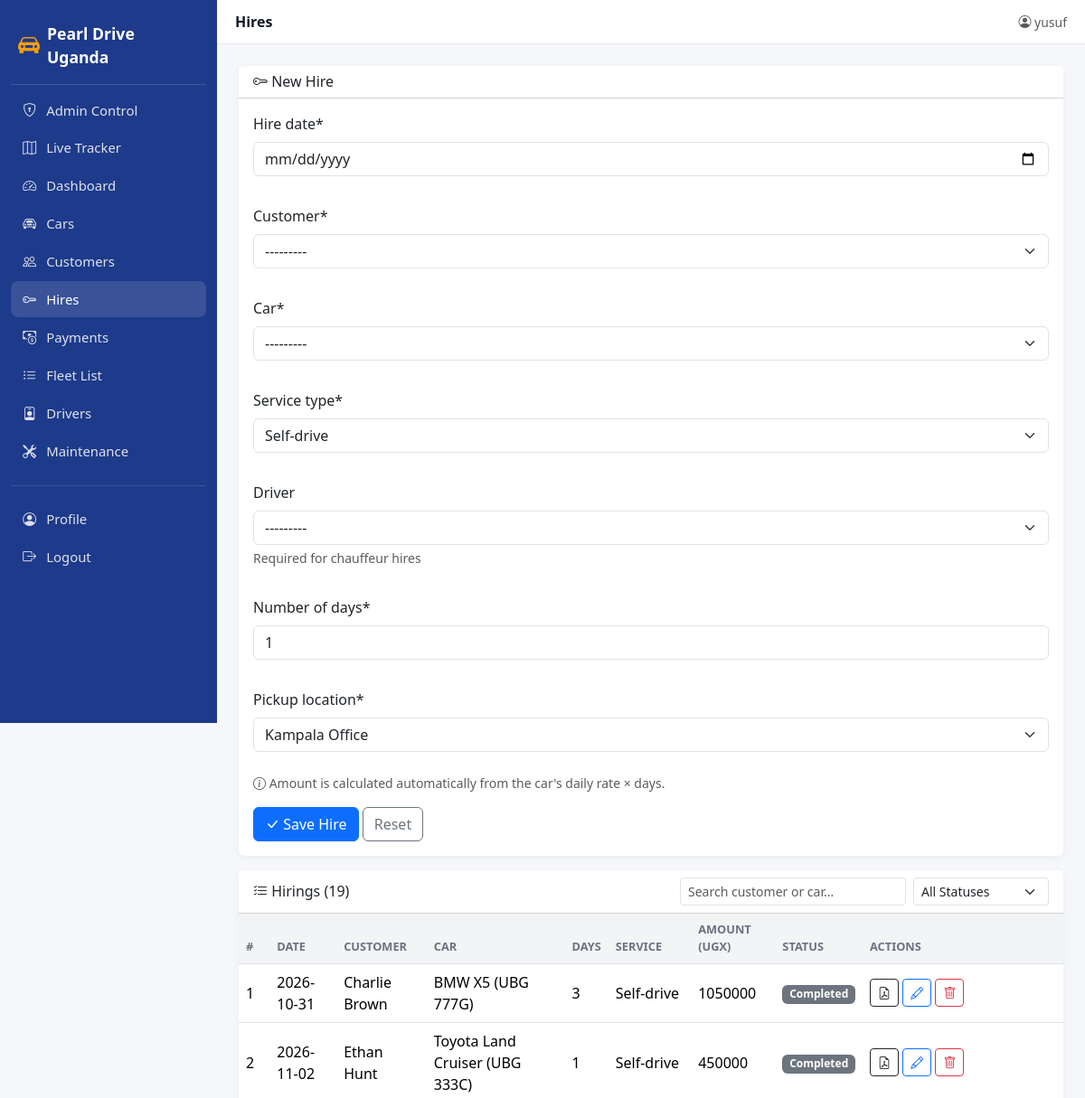
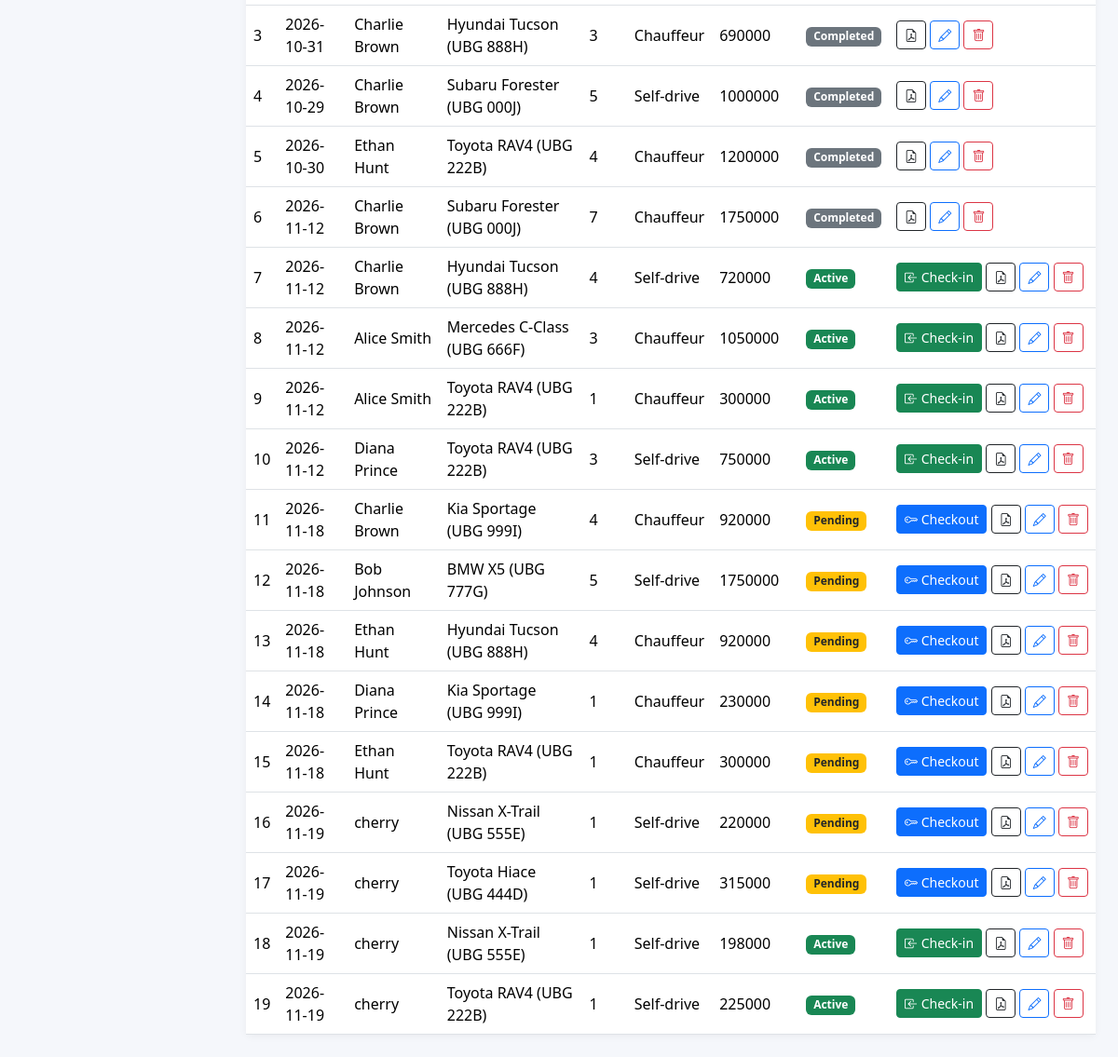
Page /add_hiring/ (signed in) on the committed database (2 pictures, top to bottom).
### car/models.py (models this page shows, shortened)
class Hiring(models.Model):
    SERVICE = [("S", "Self-drive"), ("C", "Chauffeur")]
    STATUS = [
        ("P", "Pending"),
        ("A", "Active"),
        ("C", "Completed"),
    ]
    PICKUP_CHOICES = [
        ("KLA", "Kampala Office"),
        ("EBB", "Entebbe Airport"),
        ("HTL", "Hotel Delivery"),
    ]
    hire_date = models.DateField()
    customer = models.ForeignKey(Customer, on_delete=models.CASCADE)
    car = models.ForeignKey(Car, on_delete=models.CASCADE)
    driver = models.ForeignKey(
        Driver, on_delete=models.SET_NULL,
        null=True, blank=True,
        help_text="Required for chauffeur hires",
    )
    number_of_days = models.IntegerField(default=1)
    service_type = models.CharField(max_length=1, choices=SERVICE, default="S")
    status = models.CharField(max_length=1, choices=STATUS, default="A")
    pickup_location = models.CharField(max_length=3, choices=PICKUP_CHOICES, default="KLA")
    discount_applied = models.BooleanField(default=False)
    amount_to_be_paid = models.IntegerField(editable=False, default=0)
    start_mileage = models.IntegerField(null=True, blank=True, help_text="Odometer reading at pickup")
    start_fuel = models.IntegerField(null=True, blank=True, help_text="Fuel level at pickup (%)")
    start_photo = models.ImageField(upload_to="handovers/start/", null=True, blank=True)
    end_mileage = models.IntegerField(null=True, blank=True, help_text="Odometer reading at return")
    end_fuel = models.IntegerField(null=True, blank=True, help_text="Fuel level at return (%)")
    end_photo = models.ImageField(upload_to="handovers/end/", null=True, blank=True)

class Customer(models.Model):
    customer_name = models.CharField(max_length=80)
    contact = models.CharField(max_length=50, default="N/A")
    address = models.CharField(max_length=120, default="N/A")
    email = models.EmailField(blank=True, default="")
    is_returning = models.BooleanField(default=False, help_text="Checked automatically if customer has hired before.")
    def __str__(self):
        return self.customer_name

class Car(models.Model):
    TRANSMISSION = [("M", "Manual"), ("A", "Automatic")]
    STATUS = [("A", "Available"), ("T", "Taken"), ("M", "Maintenance")]
    plate_no = models.CharField(max_length=50, unique=True)
    make = models.CharField(max_length=30)
    car_Model = models.CharField(max_length=50)
    capacity = models.IntegerField(null=True, blank=True)
    transmission = models.CharField(max_length=2, choices=TRANSMISSION)
    price_per_day = models.IntegerField(null=True, blank=True)
    status = models.CharField(max_length=2, choices=STATUS, default="A")
    image = models.ImageField(upload_to="cars/", null=True, blank=True)
    features = models.CharField(max_length=255, blank=True, help_text="e.g., Pop-up roof, Rooftop tent, 4x4")
    class Meta:
        verbose_name_plural = "Cars"
        ordering = ["make", "car_Model"]
    def __str__(self):
        return f"{self.make} {self.car_Model} ({self.plate_no})"

### car/views.py (the view)
# urls.py: path("add_hiring/", views.add_hiring_view, name="add_hiring_page"),
@login_required
def add_hiring_view(request):
    if request.method == "POST":
        form = HiringForm(request.POST)
        if form.is_valid():
            hiring = form.save()
            hiring.car.status = "T"
            hiring.car.save()
            if hiring.service_type == "C" and hiring.driver:
                hiring.driver.status = "T"
                hiring.driver.save()
            messages.success(request, "Hire added.")
            return redirect("add_hiring_page")
    else:
        form = HiringForm()
    return render(request, "add_hiring.html", {"form": form, "hirings": Hiring.objects.all()})

### car/forms.py (shortened to what this page needs)
class HiringForm(ModelForm):
    class Meta:
        model = Hiring
        fields = ["hire_date", "customer", "car", "service_type",
                  "driver", "number_of_days", "pickup_location"] # Added pickup_location
        widgets = {"hire_date": DateInput(attrs={"type": "date"})}

### car/models.py (called while the page is built)
    def __str__(self):
        return f"{self.name} ({self.license_no})"

### car/templates/add_hiring.html (shortened to what this page needs)
{% extends 'base.html' %}
{% load crispy_forms_tags %}
{% block page_title %}Hires{% endblock %}
{% block content %}
<div class="card mb-3">
  <div class="card-header bg-white">
    <h6 class="mb-0"><i class="bi bi-key"></i> New Hire</h6>
  </div>
  <div class="card-body">
    <form method="POST">
      <div class="row g-3">
        {{ form|crispy }}
      </div>
      <p class="text-muted small mt-2 mb-0">
        <i class="bi bi-info-circle"></i> Amount is calculated automatically from the car's daily rate × days.
      </p>
      <div class="mt-3">
        <button type="submit" class="btn btn-primary"><i class="bi bi-check-lg"></i> Save Hire</button>
        <button type="reset" class="btn btn-outline-secondary">Reset</button>
      </div>
    </form>
  </div>
</div>
<div class="card">
  <div class="card-header bg-white d-flex justify-content-between align-items-center">
    <h6 class="mb-0"><i class="bi bi-list-check"></i> Hirings ({{ hirings|length }})</h6>
    <div class="d-flex gap-2">
      <input type="text" id="hireSearch" class="form-control form-control-sm" placeholder="Search customer or car..." style="width: 250px;">
      <select id="hireStatusFilter" class="form-select form-select-sm" style="width: 150px;">
        <option value="">All Statuses</option>
      </select>
    </div>
  </div>
  <div class="table-responsive">
    <table class="table table-hover align-middle mb-0">
      <thead>
        <tr>
          <th>#</th><th>Date</th><th>Customer</th><th>Car</th>
          <th>Days</th><th>Service</th><th>Amount (UGX)</th>
          <th>Status</th>
          <th>Actions</th>
        </tr>
      </thead>
      <tbody id="hireTableBody">
        {% for hiring in hirings %}
        <tr>
          <td>{{ forloop.counter }}</td>
          <td>{{ hiring.hire_date|date:"Y-m-d" }}</td>
          <td>{{ hiring.customer }}</td>
          <td>{{ hiring.car }}</td>
          <td>{{ hiring.number_of_days }}</td>
          <td>{{ hiring.get_service_type_display }}</td>
          <td>{{ hiring.amount_to_be_paid|floatformat:0 }}</td>
          <td>
            {% if hiring.status == 'P' %}<span class="badge bg-warning text-dark">Pending</span>
            {% elif hiring.status == 'A' %}<span class="badge bg-success">Active</span>
            {% else %}<span class="badge bg-secondary">Completed</span>{% endif %}
          </td>
          <td class="text-nowrap">
            {% if hiring.status == 'P' %}
              <a href="{% url 'vehicle_handover_page' hiring.id %}" class="btn btn-sm btn-primary" title="Checkout Vehicle">
                <i class="bi bi-key"></i> Checkout
              </a>
            {% elif hiring.status == 'A' %}
              <a href="{% url 'vehicle_handover_page' hiring.id %}" class="btn btn-sm btn-success" title="Check-in Vehicle">
                <i class="bi bi-box-arrow-in-left"></i> Check-in
              </a>
            {% endif %}
            <a href="{% url 'hiring_invoice_page' hiring.id %}" target="_blank" class="btn btn-sm btn-outline-dark" title="Download Invoice">
              <i class="bi bi-file-earmark-pdf"></i>
            </a>
            <a href="{% url 'edit_hiring_page' hiring.id %}" class="btn btn-sm btn-outline-primary" title="Edit">
              <i class="bi bi-pencil"></i>
            </a>
            <a href="{% url 'delete_hiring_page' hiring.id %}" class="btn btn-sm btn-outline-danger"
               onclick="return confirm('Delete this hire?')" title="Delete">
              <i class="bi bi-trash"></i>
            </a>
          </td>
        </tr>
        {% empty %}
        <tr><td colspan="9" class="text-center text-muted py-4">No hires yet.</td></tr>
        {% endfor %}
      </tbody>
    </table>
  </div>
</div>
{% endblock %}

### car/templates/base.html (shortened to what this page needs)
{% load static crispy_forms_tags %}
<!DOCTYPE html>
<html lang="en">
<head>
  <link href="https://cdn.jsdelivr.net/npm/bootstrap@5.3.3/dist/css/bootstrap.min.css" rel="stylesheet">
  <link href="https://cdn.jsdelivr.net/npm/bootstrap-icons@1.11.3/font/bootstrap-icons.css" rel="stylesheet">
</head>
<body>
<aside class="pdu-sidebar" id="pduSidebar">
  <a class="brand" href="{% url 'index_page' %}">
    <i class="bi bi-car-front-fill fs-4"></i>
    <span>Pearl Drive Uganda</span>
  </a>
  <nav class="nav flex-column mt-2">
    <a class="nav-link {% if request.resolver_match.url_name == 'admin_control_page' %}active{% endif %}"
       href="{% url 'admin_control_page' %}">
      <i class="bi bi-shield-lock"></i> Admin Control
    </a>
    <a class="nav-link {% if request.resolver_match.url_name == 'fleet_map_page' %}active{% endif %}"
      href="{% url 'fleet_map_page' %}">
      <i class="bi bi-map"></i> Live Tracker
    </a>
    <a class="nav-link {% if request.resolver_match.url_name == 'index_page' %}active{% endif %}"
       href="{% url 'index_page' %}">
      <i class="bi bi-speedometer2"></i> Dashboard
    </a>
    <a class="nav-link {% if request.resolver_match.url_name == 'add_car_page' %}active{% endif %}"
       href="{% url 'add_car_page' %}">
      <i class="bi bi-car-front"></i> Cars
    </a>
    <a class="nav-link {% if request.resolver_match.url_name == 'add_customer_page' %}active{% endif %}"
       href="{% url 'add_customer_page' %}">
      <i class="bi bi-people"></i> Customers
    </a>
    <a class="nav-link {% if request.resolver_match.url_name == 'add_hiring_page' %}active{% endif %}"
       href="{% url 'add_hiring_page' %}">
      <i class="bi bi-key"></i> Hires
    </a>
    <a class="nav-link {% if request.resolver_match.url_name == 'add_payment_page' %}active{% endif %}"
       href="{% url 'add_payment_page' %}">
      <i class="bi bi-cash-coin"></i> Payments
    </a>
    <a class="nav-link {% if request.resolver_match.url_name == 'car_List_page' %}active{% endif %}"
       href="{% url 'car_List_page' %}">
      <i class="bi bi-list-ul"></i> Fleet List
    </a>
    <a class="nav-link {% if request.resolver_match.url_name == 'add_driver_page' %}active{% endif %}"
       href="{% url 'add_driver_page' %}">
      <i class="bi bi-person-badge"></i> Drivers
    </a>
    <a class="nav-link {% if request.resolver_match.url_name == 'add_maintenance_page' %}active{% endif %}"
       href="{% url 'add_maintenance_page' %}">
      <i class="bi bi-tools"></i> Maintenance
    </a>
    <hr class="text-white-50 my-3">
    <a class="nav-link {% if request.resolver_match.url_name == 'profiles_page' %}active{% endif %}"
       href="{% url 'profiles_page' %}">
      <i class="bi bi-person-circle"></i> Profile
    </a>
    {% if user.is_authenticated %}
    <form method="post" action="{% url 'logout' %}" class="m-0">
      <button type="submit" class="nav-link w-100 text-start bg-transparent border-0">
        <i class="bi bi-box-arrow-right"></i> Logout
      </button>
    </form>
    {% else %}
    <a class="nav-link" href="{% url 'login' %}">
      <i class="bi bi-box-arrow-in-right"></i> Login
    </a>
    {% endif %}
  </nav>
</aside>
<div class="pdu-main">
  <header class="pdu-topbar">
    <div class="d-flex align-items-center gap-3">
      <div class="title">{% block page_title %}Dashboard{% endblock %}</div>
    </div>
    <div class="d-flex align-items-center gap-3">
      {% if user.is_authenticated %}
        <span class="text-muted small">
          <i class="bi bi-person-circle"></i> {{ user.username }}
        </span>
      {% else %}
        <a class="btn btn-sm btn-primary" href="{% url 'login' %}">Sign in</a>
        <a class="btn btn-sm btn-outline-primary" href="{% url 'sign_in_page' %}">Register</a>
      {% endif %}
    </div>
  </header>
  <main class="pdu-content">
    {% block content %}{% endblock %}
  </main>
</div>
</body>
</html>

### car/templates/base.html (style rules this page uses)
:root { --pdu-primary: #1e3a8a; --pdu-accent: #f59e0b; --pdu-bg: #f5f7fb; }
body { background: var(--pdu-bg); }
.pdu-sidebar { background: var(--pdu-primary); color: #fff; min-height: 100vh; width: 240px; position: fixed; top: 0; left: 0; padding: 1rem .75rem; z-index: 1030; transition: transform .2s ease; }
.pdu-sidebar .brand { display: flex; align-items: center; gap: .5rem; font-weight: 700; font-size: 1.1rem; padding: .5rem .5rem 1rem; border-bottom: 1px solid rgba(255,255,255,.15); color: #fff; text-decoration: none; }
.pdu-sidebar .brand i { color: var(--pdu-accent); }
.pdu-sidebar .nav-link { color: rgba(255,255,255,.85); padding: .55rem .75rem; border-radius: .5rem; margin-bottom: 2px; display: flex; align-items: center; gap: .6rem; font-size: .93rem; }
.pdu-sidebar .nav-link:hover, .pdu-sidebar .nav-link.active { background: rgba(255,255,255,.12); color: #fff; }
.pdu-sidebar .nav-link i { width: 1.1rem; text-align: center; }
.pdu-main { margin-left: 240px; min-height: 100vh; }
.pdu-topbar { background: #fff; border-bottom: 1px solid #e5e7eb; padding: .75rem 1.25rem; display: flex; align-items: center; justify-content: space-between; position: sticky; top: 0; z-index: 1020; }
.pdu-topbar .title { font-weight: 600; color: #111827; }
.pdu-content { padding: 1.5rem; }
.card { border: none; box-shadow: 0 2px 8px rgba(0,0,0,.05); }
.table thead th { background: #f3f4f6; font-size: .8rem; text-transform: uppercase; color: #6b7280; }

### rows in the picture
Hiring: hire_date "2026-10-31", customer "Charlie Brown", car "BMW X5 (UBG 777G)", number_of_days "3", service_type "Self-drive", amount_to_be_paid "1050000", status "Completed"
Hiring: hire_date "2026-11-02", customer "Ethan Hunt", car "Toyota Land Cruiser (UBG 333C)", number_of_days "1", service_type "Self-drive", amount_to_be_paid "450000", status "Completed"
Hiring: hire_date "2026-10-31", customer "Charlie Brown", car "Hyundai Tucson (UBG 888H)", number_of_days "3", service_type "Chauffeur", amount_to_be_paid "690000", status "Completed"
Hiring: hire_date "2026-10-29", customer "Charlie Brown", car "Subaru Forester (UBG 000J)", number_of_days "5", service_type "Self-drive", amount_to_be_paid "1000000", status "Completed"
Hiring: hire_date "2026-10-30", customer "Ethan Hunt", car "Toyota RAV4 (UBG 222B)", number_of_days "4", service_type "Chauffeur", amount_to_be_paid "1200000", status "Completed"
Hiring: hire_date "2026-11-12", customer "Charlie Brown", car "Subaru Forester (UBG 000J)", number_of_days "7", service_type "Chauffeur", amount_to_be_paid "1750000", status "Completed"
Hiring: hire_date "2026-11-12", customer "Charlie Brown", car "Hyundai Tucson (UBG 888H)", number_of_days "4", service_type "Self-drive", amount_to_be_paid "720000", status "Active"
Hiring: hire_date "2026-11-12", customer "Alice Smith", car "Mercedes C-Class (UBG 666F)", number_of_days "3", service_type "Chauffeur", amount_to_be_paid "1050000", status "Active"
Hiring: hire_date "2026-11-12", customer "Alice Smith", car "Toyota RAV4 (UBG 222B)", number_of_days "1", service_type "Chauffeur", amount_to_be_paid "300000", status "Active"
Hiring: hire_date "2026-11-12", customer "Diana Prince", car "Toyota RAV4 (UBG 222B)", number_of_days "3", service_type "Self-drive", amount_to_be_paid "750000", status "Active"
Hiring: hire_date "2026-11-18", customer "Charlie Brown", car "Kia Sportage (UBG 999I)", number_of_days "4", service_type "Chauffeur", amount_to_be_paid "920000", status "Pending"
Hiring: hire_date "2026-11-18", customer "Bob Johnson", car "BMW X5 (UBG 777G)", number_of_days "5", service_type "Self-drive", amount_to_be_paid "1750000", status "Pending"
Hiring: hire_date "2026-11-18", customer "Ethan Hunt", car "Hyundai Tucson (UBG 888H)", number_of_days "4", service_type "Chauffeur", amount_to_be_paid "920000", status "Pending"
Hiring: hire_date "2026-11-18", customer "Diana Prince", car "Kia Sportage (UBG 999I)", number_of_days "1", service_type "Chauffeur", amount_to_be_paid "230000", status "Pending"
Hiring: hire_date "2026-11-18", customer "Ethan Hunt", car "Toyota RAV4 (UBG 222B)", number_of_days "1", service_type "Chauffeur", amount_to_be_paid "300000", status "Pending"
Hiring: hire_date "2026-11-19", customer "cherry", car "Nissan X-Trail (UBG 555E)", number_of_days "1", service_type "Self-drive", amount_to_be_paid "220000", status "Pending"
Hiring: hire_date "2026-11-19", customer "cherry", car "Toyota Hiace (UBG 444D)", number_of_days "1", service_type "Self-drive", amount_to_be_paid "315000", status "Pending"
Hiring: hire_date "2026-11-19", customer "cherry", car "Nissan X-Trail (UBG 555E)", number_of_days "1", service_type "Self-drive", amount_to_be_paid "198000", status "Active"
Hiring: hire_date "2026-11-19", customer "cherry", car "Toyota RAV4 (UBG 222B)", number_of_days "1", service_type "Self-drive", amount_to_be_paid "225000", status "Active"

### other values in the picture
{{ user.username }} "yusuf"
{{ hirings|length }} "19"
